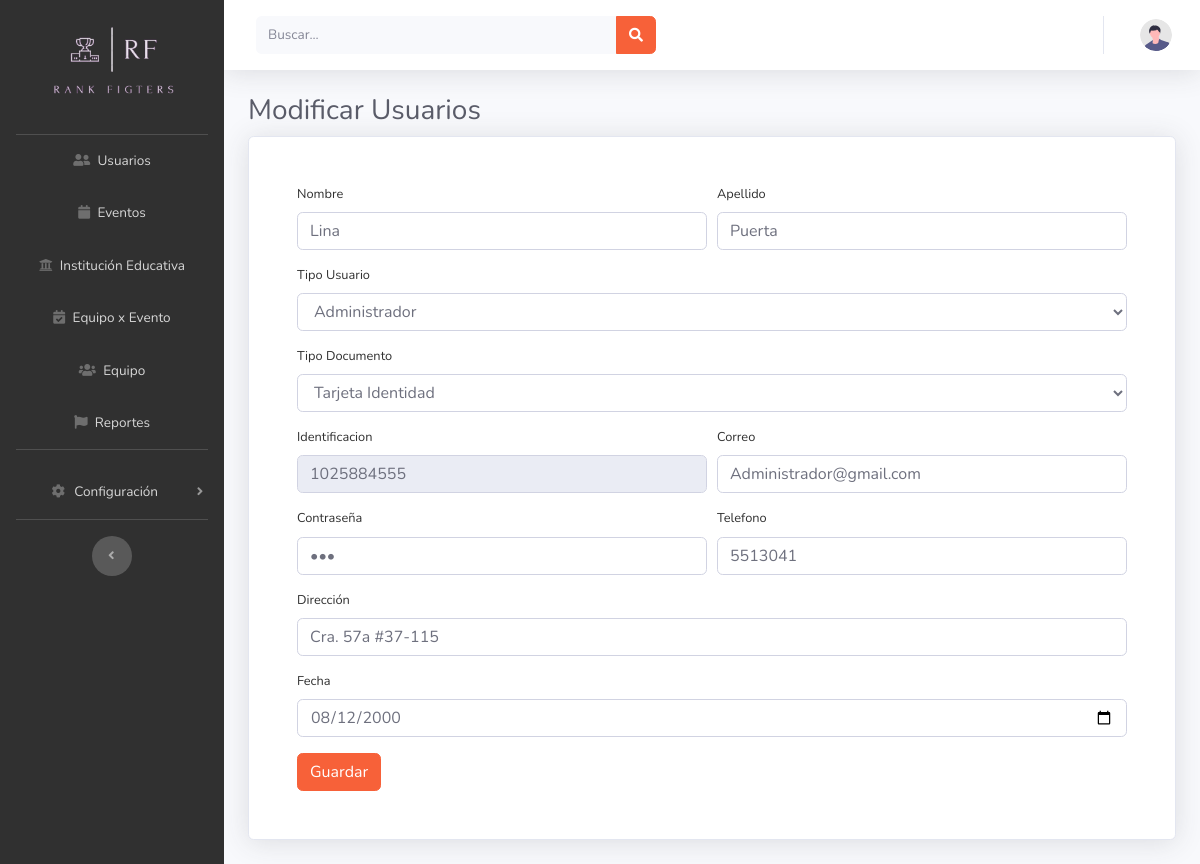
Page /Vista/App/Admon/ConsultaUsua.php?id=2 on the committed database.
### tables this page shows
CREATE TABLE `usuario` (
  `idUsuario` int(11) NOT NULL,
  `idTipodoc` int(11) NOT NULL,
  `idTipoUsuario` int(11) NOT NULL,
  `documento` int(10) NOT NULL,
  `Nombre` varchar(50) NOT NULL,
  `Apellido` varchar(50) NOT NULL,
  `Fecha` date NOT NULL,
  `Direccion` varchar(50) NOT NULL,
  `Correo` varchar(50) NOT NULL,
  `Telefono` varchar(50) NOT NULL,
  `contraseña` varchar(50) NOT NULL
);

### Vista/App/Admon/ConsultaUsua.php (the view, shortened to what this page needs)
<?php
include('Menu.php');
$IdUsuario= $_GET['id'];
?>
<div class="container-fluid">
  <h1 class="h3 mb-2 text-gray-800">Modificar Usuarios</h1>
    <?php
        include( '../../../Control/conex.php');
          $sql = "SELECT usuario.idUsuario, tipodoc.Descripcion, tipousuario.Descripcion, documento, Nombre, Apellido, Fecha, Direccion, Correo, Telefono, contraseña
          FROM usuario
          INNER JOIN tipodoc ON tipodoc.idtipodoc = usuario.idTipodoc
          INNER JOIN tipousuario ON tipousuario.idTipoUsuario = usuario.idTipoUsuario
          WHERE idUsuario='$IdUsuario'
          ";
          $eje = $conexion->query($sql);
          while($row = $eje->fetch_row()){
        ?>
  <div>
           <div class="card shadow mb-4">
           <form  class="mt-5 mr-5 ml-5 mb-5"  action="../../../Control/ModificaUsua.php" method="POST">
                <div class="form-row">
                  <div class="form-group col-md-6">
                    <label for="Usuario">Nombre</label>
                    <input type="Text" name="Nombre" class="form-control" id="Nombre" value="<?php echo $row[4];?>" >
                  </div>
                  <div class="form-group col-md-6">
                    <label for="Apellido">Apellido</label>
                    <input type="Text" name="Apellido" class="form-control" id="Apellido" value="<?php echo $row[5];?>" >
                  </div>
                  <div class="form-group col-md-12">
                    <label for="inputTipoDocumento4">Tipo Usuario</label>
                    <select class="form-control"  name="TipoUsua" id="inputTipoDocumento4" >
             <?php
                        include( '../../Control/conex.php');
                          $sql = "SELECT * FROM tipousuario";
                          $eje = $conexion->query($sql);
                          while($row2 = $eje->fetch_row()){
                            echo '<option value="'.$row2[0].'">'.$row2[1].'</option>';
                          }
                    ?>
                    </select>
                  </div>
                  <div class="form-group col-md-12">
                    <label for="inputTipoDocumento4">Tipo Documento</label>
                    <select class="form-control"  name="TipoId" id="inputTipoDocumento4" >
             <?php
                        include( '../../Control/conex.php');
                          $sql = "SELECT * FROM tipodoc";
                          $eje = $conexion->query($sql);
                          while($row1 = $eje->fetch_row()){
                            echo '<option value="'.$row1[0].'">'.$row1[1].' </option>';
                          }
                    ?>
                    </select>
                  </div>
                  <div class="form-group col-md-6">
                    <label for="Identificacion">Identificacion</label>
                    <input type="Id" name="documento" class="form-control" id="Identificacion" maxlength="10" value="<?php echo $row[3];?>" readonly>
                  </div>
                  <div class="form-group col-md-6">
                    <label for="inputEmail4">Correo</label>
                    <input type="email" name="Correo"  class="form-control" id="inputEmail4" value="<?php echo $row[8];?>" >
                  </div>
                  <div class="form-group col-md-6">
                    <label for="inputPassword4">Contraseña</label>
                    <input type="password" name="Contraseña" class="form-control" id="inputPassword4" value="<?php echo $row[10];?>" >
                  </div>
                <div class="form-group col-md-6">
                  <label for="inputAddress">Telefono</label>
                  <input type="text" name="Telefono" class="form-control" id="inputAddress" value="<?php echo $row[9];?>" >
                </div>
                <div class="form-group col-md-12">
                  <label for="inputAddress">Dirección</label>
                  <input type="text" name="Direccion" class="form-control" id="inputAddress" value="<?php echo $row[7];?>"  >
                </div>
                <div class="form-group col-md-12">
                  <label for="inputAddress">Fecha</label>
                  <input type="date" name="Fecha" class="form-control" id="inputAddress" value="<?php echo $row[6];?>" >
                </div>
                </div>
               <button type="submit" name="BTnGuardarUsua" class="btn btn-primary">Guardar</button>
              </form>
   </div>
  </div>
 </div>
</div>
            </div>
        </div>
     <?php } ?>
</body>
</html>

### rows in the picture
usuario: Nombre "Lina", Apellido "Puerta", documento "1025884555", Correo "Administrador@gmail.com", Telefono "5513041", Direccion "Cra. 57a #37-115", Fecha "08/12/2000"

### other values in the picture
form field TipoUsua "Administrador"
form field TipoId "Tarjeta Identidad"
